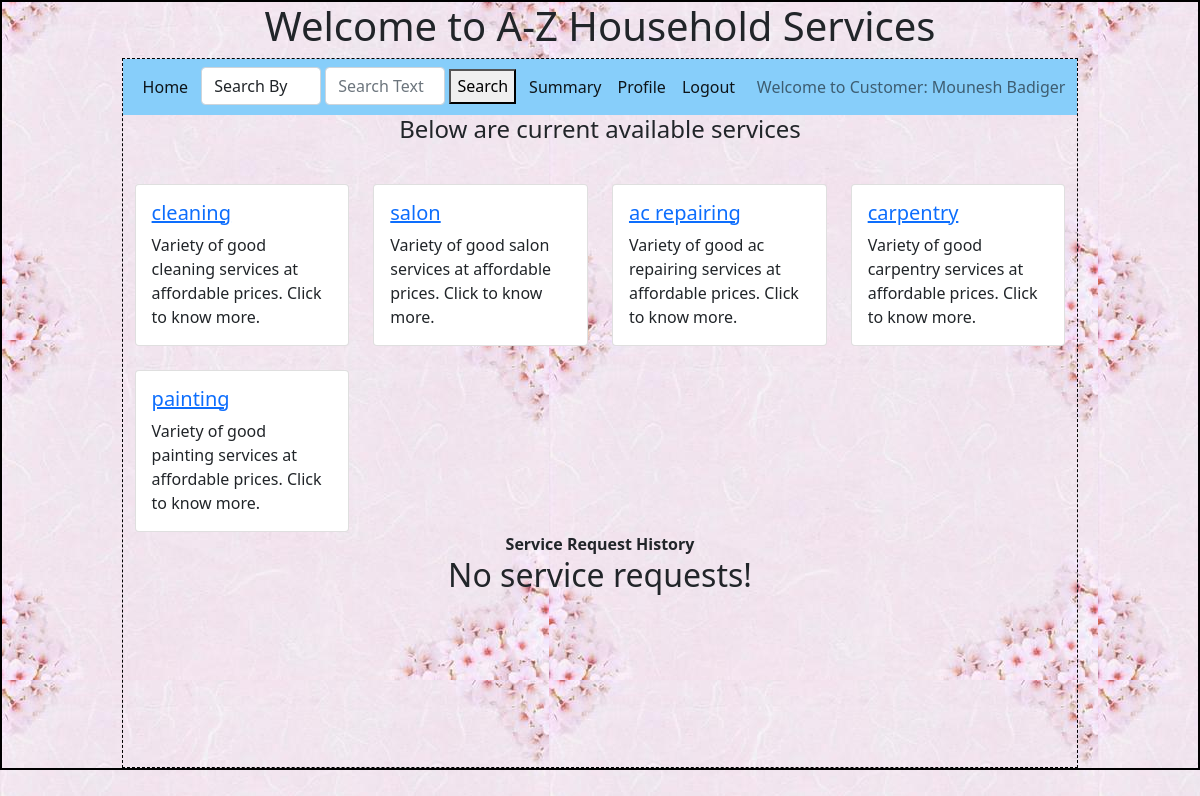
Page /customer/0/Mounesh Badiger (signed in) on the committed database.
### backend/models.py (models this page shows)
class Customer(db.Model):
    __tablename__ = 'customer' # If we do not define this, the model auto assigns name as lower case of class name
    id=db.Column(db.Integer,primary_key=True)
    email=db.Column(db.String,unique=True, nullable = False)
    name = db.Column(db.String, nullable = False)
    password = db.Column(db.String, nullable = False)
    role = db.Column(db.Integer, default =1) # admin - 0, customer - 1
    date_of_signup = db.Column(db.DateTime, default = datetime.now) # NEED TO CONFIRM on type
    contact_number = db.Column(db.String, nullable = False)
    location = db.Column(db.String, nullable = False)
    pin_code = db.Column(db.String, nullable = False)
    avg_ratings = db.Column(db.Float)
    status = db.Column(db.String, default = 'Active') # Active , Flagged ,  Blocked
    sr = db.relationship('Service_request', cascade = 'all, delete', backref = 'customer', lazy = True)
    ratings = db.relationship('Rating', cascade = 'all, delete', backref = 'customer', lazy = True)

class Service(db.Model):
    __tablename__ = 'service'
    id=db.Column(db.Integer,primary_key=True)
    name = db.Column(db.String, nullable = False)
    base_price = db.Column(db.Float, nullable = False)
    avg_time_req = db.Column(db.Float, nullable = False) # Time in hours
    description = db.Column(db.String, nullable = False)
    sp = db.relationship('Service_professional', cascade = "all, delete", backref = 'service', lazy = True)
    sr = db.relationship('Service_request', cascade = "all, delete", backref = 'service', lazy = True)

### backend/controllers.py (the view)
@app.route("/customer/<uid>/<uname>")
def customer_dashboard(uname, uid):
    services = Service.query.all()
    customer = Customer.query.filter_by(id = uid).first()
    service_requests = Service_request.query.filter_by(customer_id = uid).all()
    return render_template('customer_dashboard.html', services=services, service_requests = service_requests, uname = uname, uid = uid, customer = customer, action  = 'no_show')

### templates/customer_dashboard.html (shortened to what this page needs)
{%extends "customer_layout.html"%}
{%block content%}
{%if action == 'no_show'%}
  {%if customer.status != 'Blocked'%}
  <div>
<div style="text-align: center;">
  <p style="margin: auto ;"><h4>Below are current available services</h4> </p>
  </div>
        <div class="row row-cols-1 row-cols-md-4 g-4" style="margin: auto;">
          {%for service in services%}
          <div class="col">
              <div class="card h-100" style="height: 200px;">
                <a href="/customer/show/{{service.id}}/service_professionals/{{uid}}/{{uname}}">
                <div class="card-body">
                  <h5 class="card-title">{{service.name}}</h5></a>
                  <p class="card-text">Variety of good {{service.name}} services at affordable prices. Click to know more.</p>
                </div>
              </div>
        </div>
          {%endfor%}
    {%else%}
    <div style="text-align: center;">
      <h2 style="margin: auto ;">Sorry, you are blocked! Please contact admin.  </h2>
      </div>
      {%endif%}
        {%endif%}
        <div style="text-align: center;">
          <p style="margin: auto ;"><b>Service Request History</b> </p>
          </div>
          {% if service_requests %}
                      <div style="width:1200px; height:250px; overflow-y:auto;margin: auto;margin-bottom: 10px; text-align: center; border: 1px solid black;">
                        <table cellspacing="0" cellpadding="1" border="1" width="1180px" style="margin: auto;">
                          <tr style="color:white;background-color:grey;text-align: center;position: sticky;">
                            <th>Sl No.</th>
                            <th>Service Name</th>
                            <th>Professional Name</th>
                            <th>Price</th>
                            <th>Professional Location</th>
                            <th>Pincode</th>
                            <th>Date of request</th>
                            <th>Date of schedule</th>
                            <th>Status</th>
                            <th style="width: 15%;">Action</th>
                        </tr>
                          {% for sr in service_requests %}
                        <tr>
                          {%if sr.status == 'Requested'%}
                            <td><a href="/customer/update_sr/{{sr.id}}/{{uid}}/{{uname}}">{{loop.index}}</a></td>
                          {%else%}
                            <td>{{loop.index}}</td>
                          {%endif%}
                            <td>{{sr.service.name}}</td>
                            <td>{{sr.service_professional.name}}</td>
                            <td>INR {{sr.service_professional.price}}</td>
                            <td>{{sr.service_professional.location}}</td>
                            <td>{{sr.service_professional.pin_code}}</td>
                            <td>{{sr.date_of_request}}</td>
                            <td>{{sr.date_of_schedule}}</td>
                            <td>{{sr.status}}</td>
                            <td>
                              {%if sr.status == 'Requested'%}
                              <a href="#" type="button" class="btn btn-outline-secondary" style="width: 100px;">No Action</a>
                              {%elif sr.status == 'Assigned'%}
                              <a href="#" type="button" class="btn btn-outline-primary">Assigned</a>
                              <a href="/customer/close_sr/{{sr.id}}/{{uid}}/{{uname}}" type="button" class="btn btn-success">Close?</a>
                              {%elif sr.status == 'Closed'%}
                              <a href="#" type="button" class="btn btn-outline-success" style="width: 100px;">Closed</a>
                              {%elif sr.status == 'Rejected'%}
                              <a href="#" type="button" class="btn btn-outline-danger" style="width: 100px;">Rejected</a>
                              {%endif%}
                            </td>
                        </tr>
                        {% endfor %}
                        </table>
                        {% else %}
                      <div style="margin: auto;text-align: center;border: 1px;"><h2>No service requests!</h2></div>
                    {% endif %}
{%endblock%}

### templates/customer_layout.html (shortened to what this page needs)
<!DOCTYPE html>
<html>
    <head>
        <link rel="stylesheet" href="/static/styles/main.css">
        <link href="https://cdn.jsdelivr.net/npm/bootstrap@5.0.2/dist/css/bootstrap.min.css" rel="stylesheet">
    </head>
    <body>
        <div class="my_container">
            <div class="center"><h1 style="text-align: center;">Welcome to A-Z Household Services</h1></div>
            <div class="my_panel">
                <nav class="navbar navbar-expand-lg navbar-light" style="background-color:lightskyblue">
                    <div class="container-fluid">
                      <div class="collapse navbar-collapse" id="navbarText">
                        <ul class="navbar-nav me-auto mb-2 mb-lg-0">
                            <li class="nav-item">
                                <a class="nav-link active" aria-current="page" href="/customer/{{uid}}/{{uname}}">Home</a>
                            </li>
                            <li class="nav-item" style="border: 1px;margin-left: 5px; margin-right: 5px;">
                               <div style="border: 1px; align-items: center;display: inline;">
                                <form action="/customer/search/{{uid}}/{{uname}}" method="POST" style="display: inline-block;">
                                    <div class="mb-3" style="display: inline;">
                                        <select name="search_by" class="form-control" style="display: inline-block; width: 120px;">
                                            <option value="">Search By</option>
                                        </select>
                                    </div>
                                    <input type="text" class="form-control" name="search_txt" id="search_txt" placeholder="Search Text" style="display: inline-block; width: 120px;">
                                    <button type="submit" style="height: 35px;">Search</button>
                                </form>
                            </div>
                            </li>
                            <li class="nav-item">
                                <a class="nav-link active" aria-current="page" href="/customer/summary/{{uid}}/{{uname}}">Summary</a>
                            </li>
                            <li class="nav-item">
                                <a class="nav-link active" aria-current="page" href="/customer/profile/update/{{uid}}/{{uname}}">Profile</a>
                            </li>
                            <li class="nav-item">
                                <a class="nav-link active" href="/login">Logout</a>
                            </li>
                        </ul>
                        <span class="navbar-text">
                          Welcome to Customer: {{uname}}
                        </span>
                      </div>
                    </div>
                  </nav>
                  {%block content%}{%endblock%}
    </body>
</html>

### static/styles/main.css (style rules this page uses)
* { margin: 0px; }
body { background-image: url("../images/background.jpeg"); }
.center { display: block; margin-left: auto; margin-right: auto; }
.my_container { border: 2px solid black; margin: auto; }
.my_panel { width: 80%; margin: auto; height: 710px; border: 1px dashed black; }

### rows in the picture
Customer: name "Mounesh Badiger"
Service: name "cleaning"
Service: name "salon"
Service: name "ac repairing"
Service: name "carpentry"
Service: name "painting"
